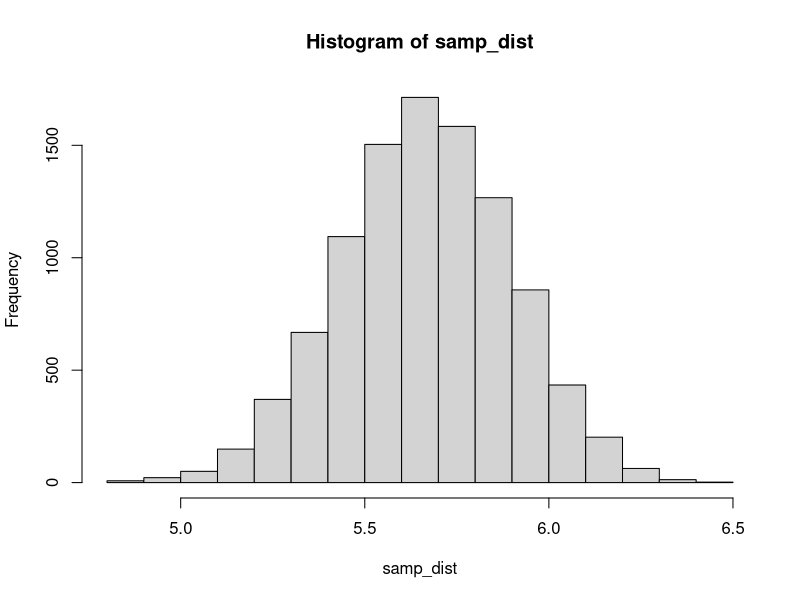

The R script that drew this image:
## ---- chunk 1
#1.Drawing a simple random sample without replacement and estimating population parameters:
set.seed(77)
x <- rnorm(50,5.6, 0.8)        #population
x
## ---- chunk 2
s1 <- sample(x, size= 10)     #SRSWOR
s1

## ---- chunk 3
mean(s1)              #sample mean is an estimate of population mean

sms<-(1/length(s1))*sum((s1- mean(s1))^2)  #sample mean square is an estimate of population mean square in SRSWOR
sms

pop_var = var(x)           #population variance
pop_var

#std error:
se <- sd(x)/sqrt(length(x))
se

## ---- chunk 4
#2.Confidence interval for mean. Alpha = 5%
ll_CI <- mean(s1) - 1.96*(sd(s1)/length(s1)) #lower confidence limit
ul_CI <- mean(s1) + 1.96*(sd(s1)/length(s1)) #upper confidence limit

CI <- c(ll_CI,ul_CI)
CI

## ---- chunk 5
#3.Sampling distribution of the sample mean 
samp_dist <- replicate(10000,mean(sample(x,10, replace = FALSE)))
mean(samp_dist)

hist(samp_dist)      #histogram of the sampling distribution

## ---- chunk 6
#4.Sample mean is an unbiased estimate of population mean:
mean(s1)        #sample mean

mean(x)         #population mean

